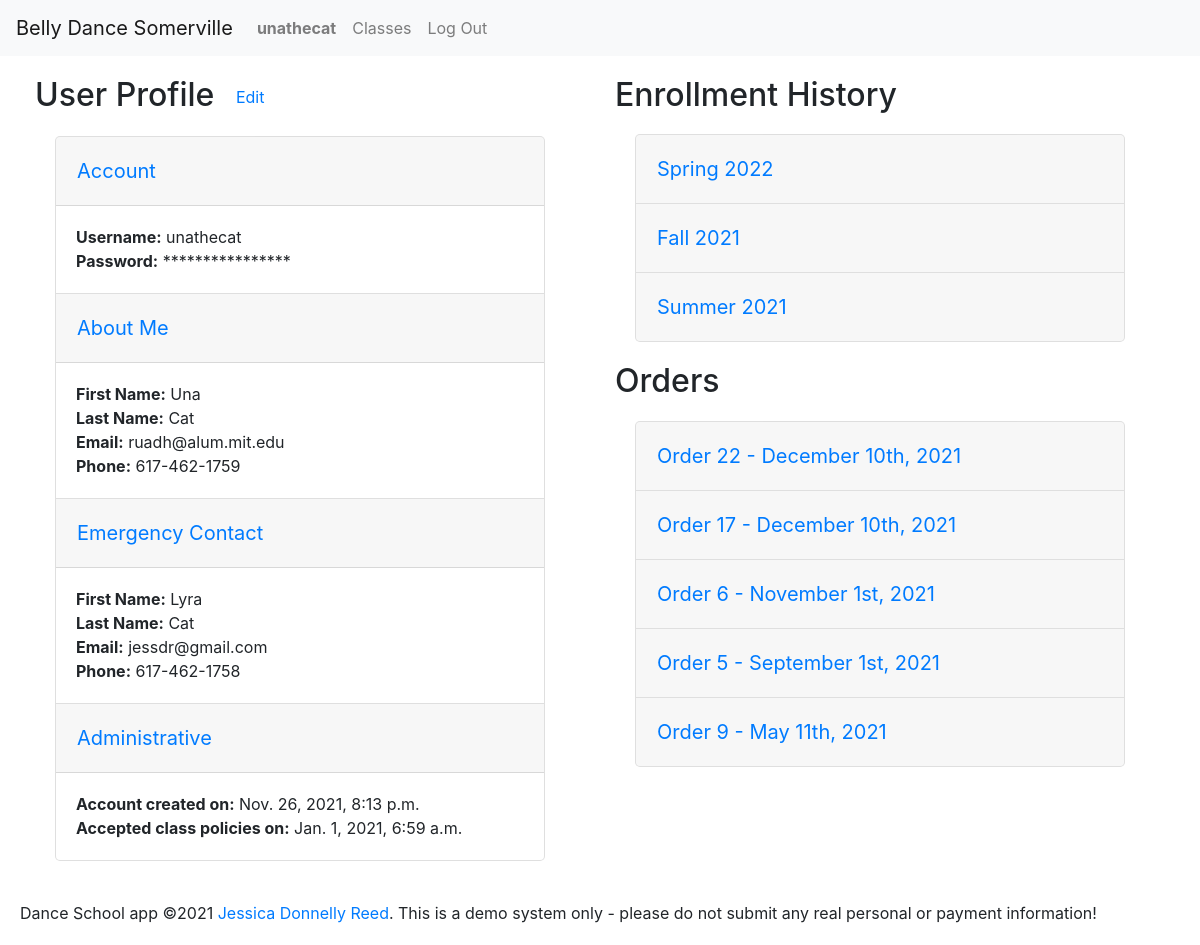
/profile/32 (signed in), run on an earlier commit of the app's database.
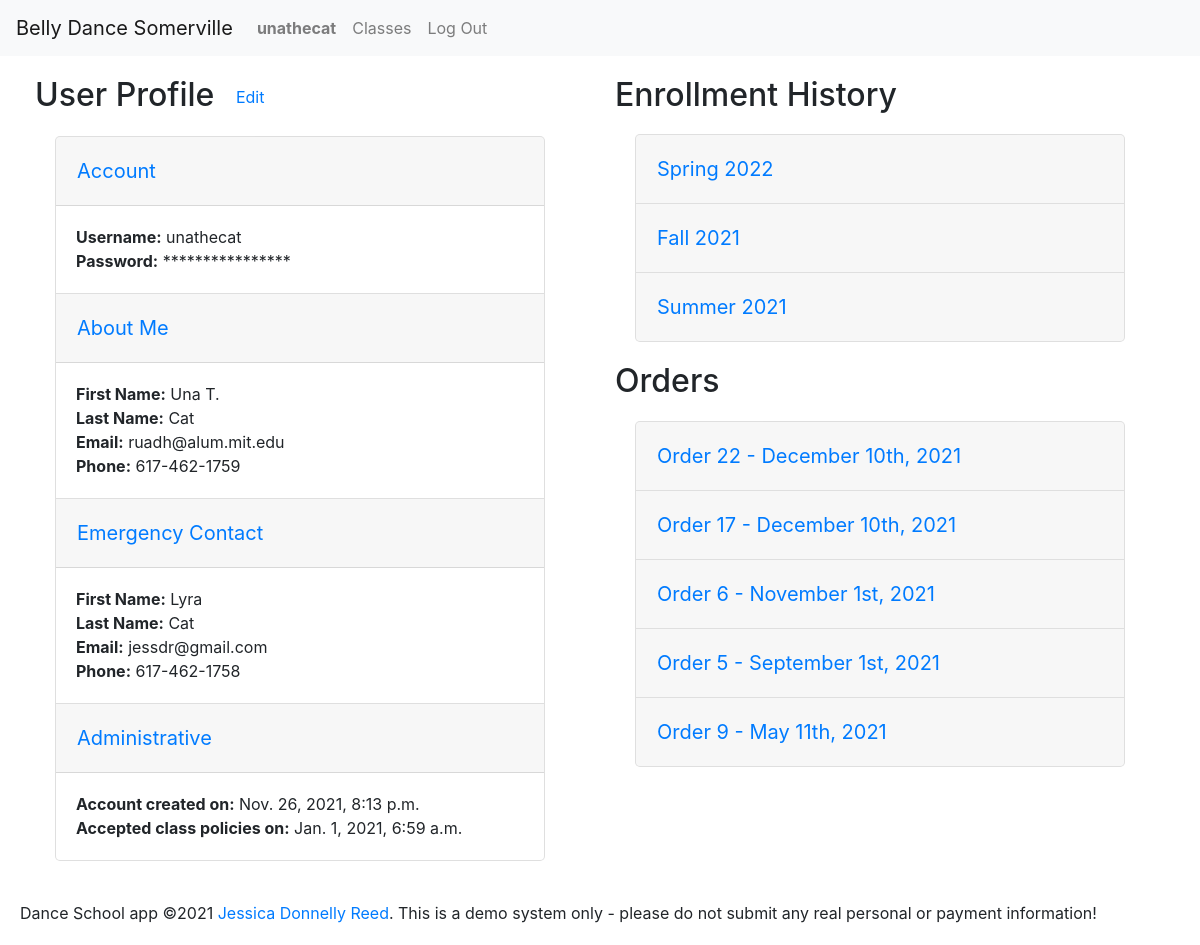
And on a later commit of the database.
### enrollment/models.py (models this page shows, shortened)
class User(AbstractUser):
    timezone = models.CharField(max_length=32, choices=TIMEZONES,
                                default=settings.DEFAULT_TIMEZONE)
    first_name = models.CharField(max_length=128, null=False, blank=False)
    last_name = models.CharField(max_length=128, null=False, blank=False)
    email = models.EmailField(max_length=254, null=False, blank=False)
    phone = models.CharField(max_length=32, null=True, blank=True)
    emergency_first = models.CharField(max_length=128, null=True, blank=True)
    emergency_last = models.CharField(max_length=128, null=True, blank=True)
    emergency_email = models.EmailField(max_length=254, null=True, blank=True)
    emergency_phone = models.CharField(max_length=32, null=True, blank=True)
    accept_terms = models.DateTimeField(null=True, blank=True)
    contact_sheet_notes = models.CharField(
        max_length=2048, null=True, blank=True)

### enrollment/views.py (the view)
# urls.py: path('profile/<int:id>', views.profile_view, name='view_profile'),
@login_required
def profile_view(request, id):
    set_timezone(request)
    if request.method == 'GET':
        if request.user.id == id or request.user.is_staff:
            try:
                profile = User.objects.get(id=id)
            except User.DoesNotExist:
                return render(request, 'enrollment/profile.html', {
                    'orders': None,
                    'message': f'User {id} not found.'
                })
            semesters = Semester.objects.filter(
                offerings__line_items__order__student=id,
                offerings__line_items__order__completed__isnull=False).order_by('-start_date').distinct()
            for semester in semesters:
                semester.enrollments = LineItem.objects.filter(order__student=id).filter(
                    offering__semester=semester).exclude(order__completed=None)
            orders = completed_orders(request, id).order_by('-completed')
            for order in orders:
                order.items = order.line_items.all()
            return render(request, 'enrollment/profile.html', {
                'orders': orders,
                'semesters': semesters,
                'profile': profile
            })
        else:
            return render(request, 'enrollment/profile.html', {
                'orders': None,
                'message': 'You may not view other users\' profiles'
            })
    else:
        return render(request, 'enrollment/profile.html', {
            'orders': None,
            'message': 'GET method required'
        })

### enrollment/context_processors.py (called while the page is built)
def global_settings(request):
    return {
    'DEFAULT_TIMEZONE': settings.DEFAULT_TIMEZONE,
    'TIME_FORMAT': settings.TIME_FORMAT,
    'DATE_FORMAT': settings.DATE_FORMAT,
    'DATE_TIME_FORMAT': settings.DATE_TIME_FORMAT,
    'DATE_TIME_FORMAT_NO_YEAR': settings.DATE_TIME_FORMAT_NO_YEAR,
    'DATE_TIME_TIMEZONE_FORMAT': settings.DATE_TIME_TIMEZONE_FORMAT,
    'SCHOOL_NAME': settings.SCHOOL_NAME,
    'SCHOOL_POLICIES': settings.SCHOOL_POLICIES,
    'NO_OFFERINGS': settings.NO_OFFERINGS,
    }

### enrollment/models.py (called while the page is built)
    def __str__(self):
        return self.name

    @property
    def weekday_name(self):
        return settings.WEEKDAYS[self.weekday][1]

    @property
    def subtotal(self):
        try:
            amount = self.line_items.aggregate(Sum('price'))['price__sum']
        except Exception:
            return 0
        return 0 if amount is None else amount

    @property
    def total(self):
        return self.subtotal - self.discount if self.discount is not None else self.subtotal

### enrollment/views.py (called while the page is built)
def set_timezone(request):
    if request.user.is_authenticated:
        timezone.activate(request.user.timezone)
    else:
        timezone.activate(settings.DEFAULT_TIMEZONE)

### enrollment/templates/enrollment/profile.html (shortened to what the changed rows need)
{% extends "enrollment/layout.html" %}
{% block body %}
<div class="row">
    {% if profile %}
    <div id="profile-view" class="col-md">
        <h2>User Profile <button class="btn btn-link" id="edit-profile-button" data-profile={{profile.id}}>Edit</button></h2>
        <div class="accordion" id="profile-accordion">
            <div class="card" data-section="account">
                <div class="card-header" id="heading-account">
                    <h3 class="mb-0">
                        <button class="btn btn-link" type="button" data-toggle="collapse" data-target="#collapse-account" aria-expanded="true" aria-controls="collapse-account">
                            Account
                        </button>
                    </h3>
                </div>
                <div id="collapse-account" class="collapse show" aria-labelledby="heading-account" data-parent="#profile-accordion">
                    <div class="card-body">
                        <div>
                            <span class="label">Username:</span> <span class="value">{{profile.username}}</span>
                        </div>
                        <div>
                            <span class="label">Password:</span> <span class="value">****************</span>
                        </div>
                    </div>
                </div>
            </div>
            <div class="card" data-section="about-me">
                <div class="card-header" id="heading-about-me">
                    <h3 class="mb-0">
                        <button class="btn btn-link" type="button" data-toggle="collapse" data-target="#collapse-about-me" aria-expanded="true" aria-controls="collapse-about-me">
                            About Me
                        </button>
                    </h3>
                </div>
                <div id="collapse-about-me" class="collapse show" aria-labelledby="heading-about-me" data-parent="#profile-accordion">
                    <div class="card-body editable">
                        <div>
                            <span class="label">First Name:</span> <span class="value" id="first-name">{{profile.first_name}}</span>
                        </div>
                        <div>
                            <span class="label">Last Name:</span> <span class="value" id="last-name">{{profile.last_name}}</span>
                        </div>
                        <div>
                            <span class="label">Email:</span> <span class="value" id="email">{{profile.email}}</span>
                        </div>
                        <div>
                            <span class="label">Phone:</span> <span class="value" id="phone">{{profile.phone}}</span>
                        </div>
                    </div>
                </div>
            </div>
            <div class="card" data-section="emergency-contact">
                <div class="card-header" id="heading-emergency-contact">
                    <h3 class="mb-0">
                        <button class="btn btn-link" type="button" data-toggle="collapse" data-target="#collapse-emergency-contact" aria-expanded="true" aria-controls="collapse-emergency-contact">
                            Emergency Contact
                        </button>
                    </h3>
                </div>
                <div id="collapse-emergency-contact" class="collapse show" aria-labelledby="heading-emergency-contact" data-parent="#profile-accordion">
                    <div class="card-body editable">
                        <div>
                            <span class="label">First Name:</span> <span class="value" id="emergency-first">{{profile.emergency_first}}</span>
                        </div>
                        <div>
                            <span class="label">Last Name:</span> <span class="value" id="emergency-last">{{profile.emergency_last}}</span>
                        </div>
                        <div>
                            <span class="label">Email:</span> <span class="value" id="emergency-email">{{profile.emergency_email}}</span>
                        </div>
                        <div>
                            <span class="label">Phone:</span> <span class="value" id="emergency-phone">{{profile.emergency_phone}}</span>
                        </div>
                    </div>
                </div>
            </div>
            <div class="card" data-section="administrative">
                <div class="card-header" id="heading-administrative">
                    <h3 class="mb-0">
                        <button class="btn btn-link" type="button" data-toggle="collapse" data-target="#collapse-administrative" aria-expanded="true" aria-controls="collapse-administrative">
                            Administrative
                        </button>
                    </h3>
                </div>
                <div id="collapse-administrative" class="collapse show" aria-labelledby="heading-administrative" data-parent="#profile-accordion">
                    <div class="card-body">
                        <div>
                            <span class="label">Account created on:</span> <span class="value">{{profile.date_joined}}</span>
                        </div>
                            <div><span class="label">Accepted class policies on:</span> <span class="value">{{profile.accept_terms}}</span>
                        </div>
                    </div>
                </div>
            </div>
        </div>
    </div>
    {% endif %}
    <div class="col-md" id="enrollments-orders">
        {% if semesters %}
            <h2>Enrollment History</h2>
        {% endif %}
        {% if orders %}
        <h2>Orders</h2>
        {% endif %}
    </div>
</div>
{% endblock %}

### enrollment/templates/enrollment/layout.html (shortened to what this page needs)
{% load static %}
{% load tz %}
<!DOCTYPE html>
<html lang="en">
<head>
    <link rel="stylesheet" href="https://stackpath.bootstrapcdn.com/bootstrap/4.4.1/css/bootstrap.min.css"
>
    <link href="{% static 'enrollment/styles.css' %}" rel="stylesheet">
</head>
<body>
    <nav class="navbar navbar-expand-sm navbar-light bg-light">
        <a class="navbar-brand" href="#">{{SCHOOL_NAME}}</a>
        <div class="collapse navbar-collapse" id="main-nav">
            <ul class="navbar-nav mr-auto">
                {% if user.is_authenticated %}
                    <li class="nav-item">
                        <a class="nav-link" href="{% url 'view_profile' user.id %}"><strong>{{user.username}}</strong></a>
                    </li>
                {% endif %}
                    <li class="nav-item">
                        <a class="nav-link" href="{% url 'index' %}">Classes</a>
                    </li>
                {% if user.is_authenticated %}
                    <li class="nav-item">
                        <a class="nav-link" href="{% url 'logout' %}">Log Out</a>
                    </li>
                {% endif %}
            </ul>
        </div>
    </nav>
    {% block body %}
    {% endblock %}
    <footer>
        Dance School app &copy;2021 <a href="https://github.com/ruadh">Jessica Donnelly Reed</a>.  This is a demo system only - please do not submit any real personal or payment information!
    </footer>
</body>
</html>

What changed in the data, as far as the page shows it:
changed User "unathecat": first_name "Una" → "Una T."
